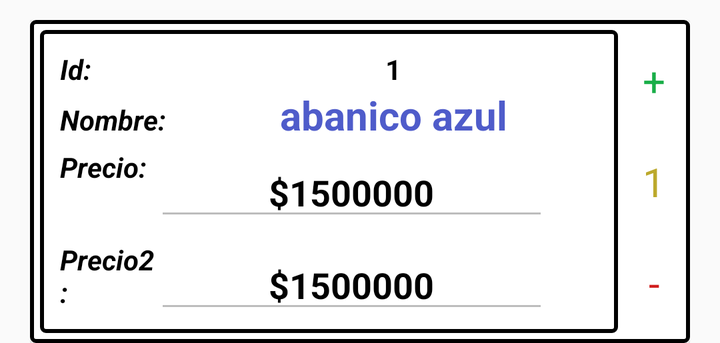
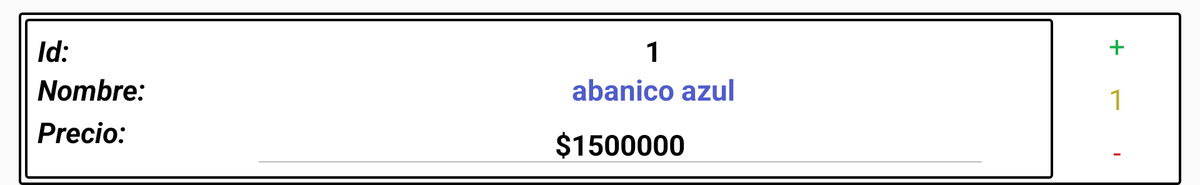

Two renders of one Android screen. The first uses the default layout on a phone; the second uses the alternative layout the repository ships for a different screen configuration, on a matching device. The two XML files are below.
<!-- AndroidManifest.xml: application theme AppTheme -->
<!-- res/layout/cardview_productos_carrito.xml -->
<?xml version="1.0" encoding="utf-8"?>
<RelativeLayout
    xmlns:android="http://schemas.android.com/apk/res/android"
    android:layout_width="wrap_content"
    android:layout_height="wrap_content"
    xmlns:card_view="http://schemas.android.com/apk/res-auto"
    xmlns:app="http://schemas.android.com/apk/res-auto"
    android:paddingRight="15sp"
    android:paddingLeft="15sp"
    android:paddingTop="10sp">

    <android.support.v7.widget.CardView xmlns:android="http://schemas.android.com/apk/res/android"
        android:layout_width="match_parent"
        android:layout_height="wrap_content"
        card_view:cardBackgroundColor="@color/blanco"
        android:id="@+id/cardViewProductosCarro"

        >

        <LinearLayout
            android:layout_width="match_parent"
            android:layout_height="match_parent"
            android:paddingTop="5dp"
            android:paddingBottom="5dp"
            android:paddingLeft="5dp"
            android:orientation="horizontal"
            android:background="@drawable/edittext"
            android:id="@+id/linearCardViewGroup">

            <LinearLayout
                android:layout_width="match_parent"
                android:layout_height="match_parent"
                android:orientation="vertical"
                android:background="@drawable/edittext"
                android:layout_weight="1"
                android:gravity="center"
                android:id="@+id/linearCardViewGroupInfo"
                >

                <LinearLayout
                    android:layout_width="match_parent"
                    android:layout_height="wrap_content"
                    android:paddingTop="5dp"
                    android:layout_marginTop="5dp"
                    android:orientation="horizontal">

                    <TextView
                        android:layout_width="match_parent"
                        android:layout_height="wrap_content"
                        android:layout_weight="3.5"
                        android:textStyle="bold|italic"
                        android:text="Id:"
                        android:layout_marginLeft="10dp"
                        android:textColor="@color/negro"
                        />

                    <TextView
                        android:layout_width="match_parent"
                        android:layout_height="wrap_content"
                        android:layout_weight="1"
                        android:text="1"
                        android:maxWidth="280dp"
                        android:gravity="center"
                        android:textColor="@color/negro"
                        android:textStyle="bold"
                        android:id="@+id/txtId_CardViewProductosCarro"/>

                </LinearLayout>


                <LinearLayout
                    android:layout_width="match_parent"
                    android:layout_height="wrap_content"
                    android:layout_marginBottom="3dp"
                    android:orientation="horizontal">

                    <TextView
                        android:layout_width="match_parent"
                        android:layout_height="wrap_content"
                        android:layout_weight="3.5"
                        android:text="Nombre:"
                        android:layout_marginLeft="10dp"
                        android:textStyle="bold|italic"
                        android:textColor="@color/negro"
                        />

                    <TextView
                        android:layout_width="match_parent"
                        android:layout_height="wrap_content"
                        android:layout_weight="1"
                        android:text="abanico azul"
                        android:maxWidth="280dp"
                        android:textSize="20dp"
                        android:gravity="center"
                        android:textColor="@color/azul"
                        android:textStyle="bold"
                        android:id="@+id/txtNombre_CardViewProductosCarro"/>


                </LinearLayout>

                <LinearLayout
                    android:layout_width="match_parent"
                    android:layout_height="wrap_content"
                    android:orientation="horizontal">

                    <LinearLayout
                        android:layout_width="match_parent"
                        android:layout_height="wrap_content"
                        android:layout_weight="1"
                        android:orientation="vertical">

                        <LinearLayout
                            android:layout_width="match_parent"
                            android:layout_height="wrap_content"
                            android:paddingBottom="5dp"
                            android:orientation="horizontal">

                            <TextView
                                android:layout_width="match_parent"
                                android:layout_height="wrap_content"
                                android:layout_weight="3.5"
                                android:text="Precio: "
                                android:textStyle="bold|italic"
                                android:layout_marginLeft="10dp"
                                android:textColor="@color/negro"
                                />

                            <LinearLayout
                                android:layout_width="match_parent"
                                android:layout_height="wrap_content"
                                android:layout_weight="1"
                                android:orientation="horizontal">

                                <EditText
                                    android:layout_width="match_parent"
                                    android:layout_height="wrap_content"
                                    android:text="$1500000"
                                    android:layout_weight="5"
                                    android:layout_marginRight="3dp"
                                    android:maxWidth="280dp"
                                    android:gravity="center"
                                    android:textColor="@color/negro"
                                    android:textStyle="bold"
                                    android:enabled="false"
                                    android:inputType="number"
                                    android:id="@+id/txtPrecio_CardViewProductosCarro"/>

                            </LinearLayout>


                        </LinearLayout>

                        <LinearLayout
                            android:layout_width="match_parent"
                            android:layout_height="wrap_content"
                            android:paddingBottom="5dp"
                            android:orientation="horizontal">

                            <TextView
                                android:layout_width="match_parent"
                                android:layout_height="wrap_content"
                                android:layout_weight="3.5"
                                android:text="Precio2: "
                                android:textStyle="bold|italic"
                                android:layout_marginLeft="10dp"
                                android:textColor="@color/negro"
                                />

                            <LinearLayout
                                android:layout_width="match_parent"
                                android:layout_height="wrap_content"
                                android:layout_weight="1"
                                android:orientation="horizontal">

                                <EditText
                                    android:layout_width="match_parent"
                                    android:layout_height="wrap_content"
                                    android:text="$1500000"
                                    android:layout_weight="5"
                                    android:layout_marginRight="3dp"
                                    android:maxWidth="280dp"
                                    android:gravity="center"
                                    android:textColor="@color/negro"
                                    android:textStyle="bold"
                                    android:enabled="false"
                                    android:inputType="number"
                                    android:id="@+id/txtPrecio2_CardViewProductosCarro"/>

                            </LinearLayout>


                        </LinearLayout>


                    </LinearLayout>

                    <Button
                        android:id="@+id/btnCambiarPrecii_productosCarrito"
                        android:layout_width="30dp"
                        android:layout_height="30dp"
                        android:layout_weight="0.1"
                        android:layout_gravity="center"
                        android:layout_marginRight="5dp"
                        android:visibility="invisible"
                        android:background="@drawable/ok"/>

                </LinearLayout>

            </LinearLayout>





            <LinearLayout
                android:layout_width="match_parent"
                android:layout_height="match_parent"
                android:layout_weight="8"
                android:orientation="vertical"
                >

                <TextView
                    android:id="@+id/txtAgregarProducto_carrito"
                    android:layout_width="match_parent"
                    android:layout_height="match_parent"
                    android:textSize="20dp"
                    android:layout_weight="1"
                    android:gravity="center"
                    android:textColor="@color/verde"
                    android:text="+"/>

                <TextView
                    android:id="@+id/txtCantidad_cardViewProductosCarro"
                    android:layout_width="match_parent"
                    android:layout_height="match_parent"
                    android:layout_weight="1"
                    android:gravity="center"
                    android:textColor="@color/amarillo"
                    android:textSize="20dp"
                    android:text="1"/>

                <TextView
                    android:id="@+id/txtEliminarProducto_carrito"
                    android:layout_width="match_parent"
                    android:layout_height="match_parent"
                    android:layout_weight="1"
                    android:gravity="center"
                    android:textColor="@color/rojo_oscuro"
                    android:textSize="20dp"
                    android:text="-"/>


            </LinearLayout>


        </LinearLayout>




    </android.support.v7.widget.CardView>



</RelativeLayout>
<!-- resources referenced by this layout -->
<resources>
  <color name="amarillo">#bca92c</color>
  <color name="azul">#4f5cca</color>
  <color name="blanco">#FFFFFF</color>
  <color name="negro">#000000</color>
  <color name="rojo_oscuro">#d11f1f</color>
  <color name="verde">#19ae48</color>
  <!-- drawable edittext (drawable) -->
  <?xml version="1.0" encoding="utf-8"?>
  <selector xmlns:android="http://schemas.android.com/apk/res/android" >
      <item >
          <shape android:shape="rectangle"  >
              <corners android:radius="2dip" />
              <stroke android:width="2dip" android:color="@color/negro" />
              <gradient android:angle="-90" android:startColor="@color/blanco" android:endColor="@color/blanco"  />
          </shape>
      </item>
  </selector>
  <style name="AppTheme" parent="Theme.AppCompat.Light.NoActionBar">
          
          <item name="colorPrimary">@color/colorPrimary</item>
          <item name="colorPrimaryDark">@color/colorPrimaryDark</item>
          <item name="colorAccent">@color/colorAccent</item>
      </style>
  <color name="colorPrimary">#3F51B5</color>
  <color name="colorPrimaryDark">#303F9F</color>
  <color name="colorAccent">#3F51B5</color>
</resources>
<!-- res/layout-large-land/cardview_productos_carrito.xml (the repository's variant of the layout above) -->
<!-- drawn on a 7-inch tablet turned sideways -->
<?xml version="1.0" encoding="utf-8"?>
<RelativeLayout
    xmlns:android="http://schemas.android.com/apk/res/android"
    android:layout_width="wrap_content"
    android:layout_height="wrap_content"
    xmlns:card_view="http://schemas.android.com/apk/res-auto"
    xmlns:app="http://schemas.android.com/apk/res-auto"
    android:paddingRight="15sp"
    android:paddingLeft="15sp"
    android:paddingTop="10sp">

    <android.support.v7.widget.CardView xmlns:android="http://schemas.android.com/apk/res/android"
        android:layout_width="match_parent"
        android:layout_height="wrap_content"
        card_view:cardBackgroundColor="@color/blanco"
        android:id="@+id/cardViewProductosCarro"

        >

        <LinearLayout
            android:layout_width="match_parent"
            android:layout_height="match_parent"
            android:paddingTop="5dp"
            android:paddingBottom="5dp"
            android:paddingLeft="5dp"
            android:orientation="horizontal"
            android:background="@drawable/edittext"
            android:id="@+id/linearCardViewGroup">

            <LinearLayout
                android:layout_width="match_parent"
                android:layout_height="match_parent"
                android:orientation="vertical"
                android:background="@drawable/edittext"
                android:layout_weight="1"
                android:gravity="center"
                android:id="@+id/linearCardViewGroupInfo"
                >

                <LinearLayout
                    android:layout_width="match_parent"
                    android:layout_height="wrap_content"
                    android:paddingTop="5dp"
                    android:layout_marginTop="5dp"
                    android:orientation="horizontal">

                    <TextView
                        android:layout_width="match_parent"
                        android:layout_height="wrap_content"
                        android:layout_weight="3.5"
                        android:textStyle="bold|italic"
                        android:text="Id:"
                        android:layout_marginLeft="10dp"
                        android:textColor="@color/negro"
                        android:textSize="@dimen/textNormalTablet"
                        />

                    <TextView
                        android:layout_width="match_parent"
                        android:layout_height="wrap_content"
                        android:layout_weight="1"
                        android:text="1"
                        android:maxWidth="280dp"
                        android:gravity="center"
                        android:textColor="@color/negro"
                        android:textStyle="bold"
                        android:id="@+id/txtId_CardViewProductosCarro"
                        android:textSize="@dimen/textNormalTablet"/>

                </LinearLayout>


                <LinearLayout
                    android:layout_width="match_parent"
                    android:layout_height="wrap_content"
                    android:layout_marginBottom="3dp"
                    android:orientation="horizontal">

                    <TextView
                        android:layout_width="match_parent"
                        android:layout_height="wrap_content"
                        android:layout_weight="3.5"
                        android:text="Nombre:"
                        android:layout_marginLeft="10dp"
                        android:textStyle="bold|italic"
                        android:textColor="@color/negro"
                        android:textSize="@dimen/textNormalTablet"
                        />

                    <TextView
                        android:layout_width="match_parent"
                        android:layout_height="wrap_content"
                        android:layout_weight="1"
                        android:text="abanico azul"
                        android:maxWidth="280dp"
                        android:textSize="@dimen/textNormalTablet"
                        android:gravity="center"
                        android:textColor="@color/azul"
                        android:textStyle="bold"
                        android:id="@+id/txtNombre_CardViewProductosCarro"/>


                </LinearLayout>


                <LinearLayout
                    android:layout_width="match_parent"
                    android:layout_height="wrap_content"
                    android:paddingBottom="5dp"
                    android:orientation="horizontal">

                    <TextView
                        android:layout_width="match_parent"
                        android:layout_height="wrap_content"
                        android:layout_weight="3.5"
                        android:text="Precio: "
                        android:textStyle="bold|italic"
                        android:layout_marginLeft="10dp"
                        android:textColor="@color/negro"
                        android:textSize="@dimen/textNormalTablet"
                        />

                    <LinearLayout
                        android:layout_width="match_parent"
                        android:layout_height="wrap_content"
                        android:layout_weight="1"
                        android:orientation="horizontal">

                        <EditText
                            android:layout_width="match_parent"
                            android:layout_height="wrap_content"
                            android:text="$1500000"
                            android:layout_weight="5"
                            android:layout_marginRight="3dp"
                            android:maxWidth="280dp"
                            android:gravity="center"
                            android:textColor="@color/negro"
                            android:textStyle="bold"
                            android:textSize="@dimen/textNormalTablet"
                            android:enabled="false"
                            android:id="@+id/txtPrecio_CardViewProductosCarro"/>

                        <Button
                            android:id="@+id/btnCambiarPrecii_productosCarrito"
                            android:layout_width="45dp"
                            android:layout_height="45dp"
                            android:layout_marginRight="5dp"
                            android:visibility="invisible"
                            android:background="@drawable/ok"/>

                    </LinearLayout>

                </LinearLayout>









            </LinearLayout>





            <LinearLayout
                android:layout_width="match_parent"
                android:layout_height="match_parent"
                android:layout_weight="8"
                android:orientation="vertical"
                >

                <TextView
                    android:id="@+id/txtAgregarProducto_carrito"
                    android:layout_width="match_parent"
                    android:layout_height="match_parent"
                    android:textSize="@dimen/textNormalTablet"
                    android:layout_weight="1"
                    android:gravity="center"
                    android:textColor="@color/verde"
                    android:text="+"/>

                <TextView
                    android:id="@+id/txtCantidad_cardViewProductosCarro"
                    android:layout_width="match_parent"
                    android:layout_height="match_parent"
                    android:layout_weight="1"
                    android:gravity="center"
                    android:textColor="@color/amarillo"
                    android:textSize="@dimen/textNormalTablet"
                    android:text="1"/>

                <TextView
                    android:id="@+id/txtEliminarProducto_carrito"
                    android:layout_width="match_parent"
                    android:layout_height="match_parent"
                    android:layout_weight="1"
                    android:gravity="center"
                    android:textColor="@color/rojo_oscuro"
                    android:textSize="@dimen/textNormalTablet"
                    android:text="-"/>


            </LinearLayout>


        </LinearLayout>




    </android.support.v7.widget.CardView>



</RelativeLayout>
<!-- resources referenced by the variant -->
<!-- as a 7-inch tablet turned sideways resolves them -->
<resources>
  <color name="amarillo">#bca92c</color>
  <color name="azul">#4f5cca</color>
  <color name="blanco">#FFFFFF</color>
  <color name="negro">#000000</color>
  <color name="rojo_oscuro">#d11f1f</color>
  <color name="verde">#19ae48</color>
  <dimen name="textNormalTablet">23dp</dimen>
  <!-- drawable edittext (drawable) -->
  <?xml version="1.0" encoding="utf-8"?>
  <selector xmlns:android="http://schemas.android.com/apk/res/android" >
      <item >
          <shape android:shape="rectangle"  >
              <corners android:radius="2dip" />
              <stroke android:width="2dip" android:color="@color/negro" />
              <gradient android:angle="-90" android:startColor="@color/blanco" android:endColor="@color/blanco"  />
          </shape>
      </item>
  </selector>
  <style name="AppTheme" parent="Theme.AppCompat.Light.NoActionBar">
          
          <item name="colorPrimary">@color/colorPrimary</item>
          <item name="colorPrimaryDark">@color/colorPrimaryDark</item>
          <item name="colorAccent">@color/colorAccent</item>
      </style>
  <color name="colorPrimary">#3F51B5</color>
  <color name="colorPrimaryDark">#303F9F</color>
  <color name="colorAccent">#3F51B5</color>
</resources>
